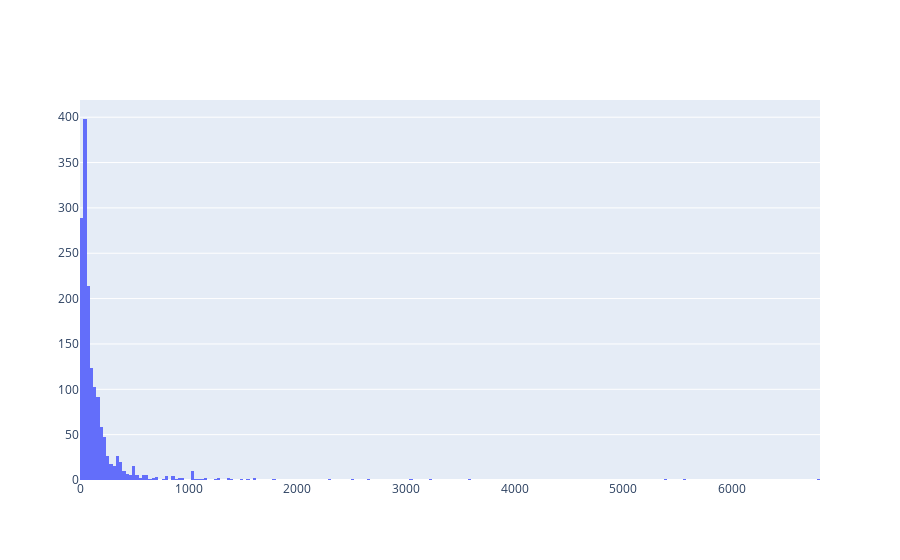

The cell this chart's notebook holds for it:
### Code cell
earning_count = go.Figure(
    go.Histogram(
        x=df["earnings.4_yr.working_not_enrolled.overall_count"],
        xbins=dict(start=0, end=6804, size=30)
    )
)

earning_count.show()

### Figure 1 — Plotly figure (JSON) as saved in the notebook; plotly's stock layout.template omitted (floating-point values rounded to 4 significant figures; data arrays with more than 128 entries replaced by an {"elided": "..."} marker saying what was removed)
{"data": [{"type": "histogram", "x": {"elided": "1538 float values"}, "xbins": {"end": 6804, "size": 30, "start": 0}}], "layout": {}}
